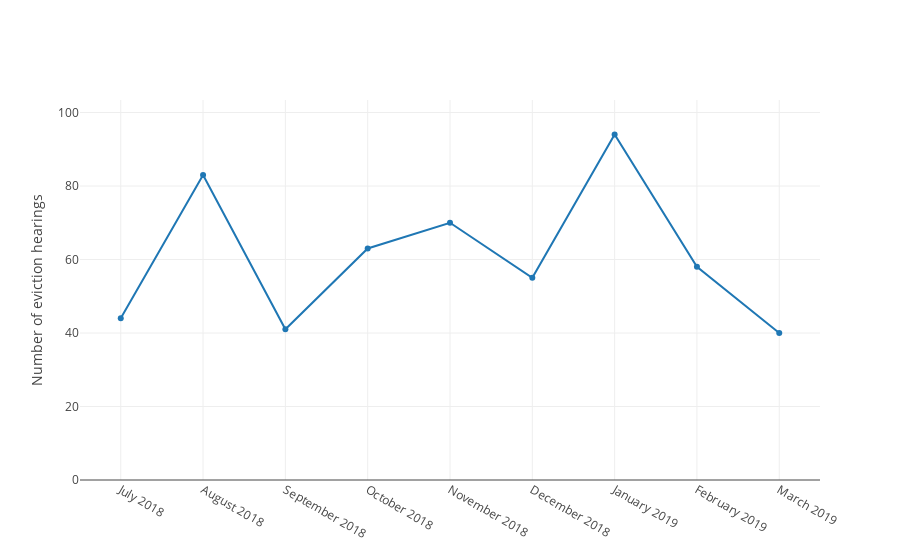

Notebook code cell kept with this figure:
### Markdown cell above
# Eviction hearings as a function of time

### Code cell
df_evictions = filter_df(df, event='eviction')
df_evictions_by_month = number_by_month(df_evictions)
line_plot(df_evictions_by_month.Month,
          df_evictions_by_month.Count,
          xlabel=None,
          ylabel='Number of eviction hearings')

### Figure 1 — Plotly figure (JSON) as saved in the notebook; plotly's stock layout.template omitted (floating-point values rounded to 4 significant figures)
{"data": [{"type": "scatter", "uid": "edd07fe6-3d21-11e9-8619-6c4008929994", "x": ["July 2018", "August 2018", "September 2018", "October 2018", "November 2018", "December 2018", "January 2019", "February 2019", "March 2019"], "y": [44, 83, 41, 63, 70, 55, 94, 58, 40]}], "layout": {"yaxis": {"range": [0, 103.4], "title": "Number of eviction hearings"}}}
